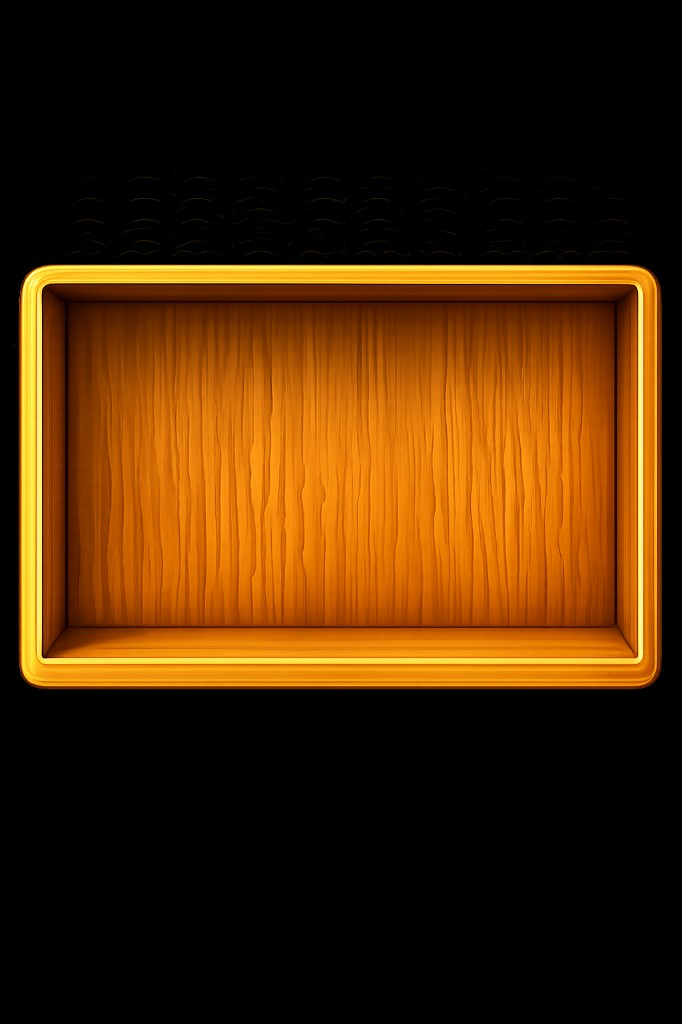
#> input picture assets/images/premium/cupboards/cell_bg.png, 682 x 1024 px, given in place of __2026__04_05_23_PM-d1060724-8bb1-4674-bfbf-145f715f1995.png, which was not available
$ python extract_cupboards.py
#> lines starting #> are read from the running program, lines starting #| are printed output that depends on the picture; after the words box and inside, x2 and y2 are one past the last pixel; in counts of white or black regions, pixels touching at a corner belong together; pictures that were not available may be replaced by others from this repository, and a replacement may not be noted
"""Extract individual cupboards from reference sheets; black/checker → transparent."""
from __future__ import annotations

from pathlib import Path

import numpy as np
from PIL import Image
from rembg import remove

ROOT = Path(__file__).resolve().parents[1]
OUT = ROOT / "assets" / "images" / "premium" / "cupboards"
OUT.mkdir(parents=True, exist_ok=True)

ASSETS = Path(
    r"C:\Users\engin\.cursor\projects\d-Playstore-shelfsortm-master\assets"
)

IMG1 = ASSETS / (
    "c__Users_engin_AppData_Roaming_Cursor_User_workspaceStorage_"
    "74e53c8cdb72892f45b6cabc4b1f3afb_images_ChatGPT_Image_Jul_30__2026__"
    "04_05_23_PM-d1060724-8bb1-4674-bfbf-145f715f1995.png"
)
IMG2 = ASSETS / (
    "c__Users_engin_AppData_Roaming_Cursor_User_workspaceStorage_"
    "74e53c8cdb72892f45b6cabc4b1f3afb_images_cupboard-"
    "9cb3f83d-dcff-44bf-abc6-fa56a6fc80ff.png"
)
IMG3 = ASSETS / (
    "c__Users_engin_AppData_Roaming_Cursor_User_workspaceStorage_"
    "74e53c8cdb72892f45b6cabc4b1f3afb_images_ChatGPT_Image_Jul_30__2026__"
    "04_07_15_PM-cbca3b4d-46f2-4fb2-b660-3903acfd3541.png"
)


def to_transparent(img: Image.Image, mode: str = "black") -> Image.Image:
    """Remove solid black or checkerboard background."""
    rgba = img.convert("RGBA")
    a = np.array(rgba)
    r, g, b = a[:, :, 0].astype(int), a[:, :, 1].astype(int), a[:, :, 2].astype(int)

    if mode == "black":
        # near-black bg
        kill = (r < 28) & (g < 28) & (b < 28)
    else:
        # checkerboard: near-white OR mid-gray squares
        kill = ((r > 210) & (g > 210) & (b > 210)) | (
            (np.abs(r - 180) < 35) & (np.abs(g - 180) < 35) & (np.abs(b - 180) < 35)
            & (np.abs(r.astype(int) - g.astype(int)) < 15)
        )
        # also pure white-ish
        kill |= (r > 230) & (g > 230) & (b > 230)

    # protect wood (warm brown)
    wood = (r > 80) & (g > 40) & (b < 160) & ((r - b) > 25)
    kill = kill & ~wood

    out = a.copy()
    out[kill, 3] = 0
    img2 = Image.fromarray(out, "RGBA")
    bbox = img2.getbbox()
    if bbox:
        img2 = img2.crop(bbox)
    return img2


def save_cupboard(img: Image.Image, name: str, rows: int, cols: int) -> None:
    # Upscale a bit for retina if small
    w, h = img.size
    if max(w, h) < 600:
        scale = 600 / max(w, h)
        img = img.resize((int(w * scale), int(h * scale)), Image.Resampling.LANCZOS)
    path = OUT / f"{name}.png"
    img.save(path, optimize=True)
    img.save(OUT / f"{name}.webp", "WEBP", quality=92)
    print(f"saved {name} {img.size} ({rows}x{cols})")


def find_blobs(mask: np.ndarray) -> list[tuple[int, int, int, int]]:
    """Return bounding boxes of connected True components."""
    from collections import deque

    h, w = mask.shape
    visited = np.zeros_like(mask, dtype=bool)
    boxes = []
    for y in range(h):
        for x in range(w):
            if not mask[y, x] or visited[y, x]:
                continue
            q = deque([(y, x)])
            visited[y, x] = True
            ys, xs = [y], [x]
            while q:
                cy, cx = q.popleft()
                for dy, dx in ((1, 0), (-1, 0), (0, 1), (0, -1)):
                    ny, nx = cy + dy, cx + dx
                    if (
                        0 <= ny < h
                        and 0 <= nx < w
                        and mask[ny, nx]
                        and not visited[ny, nx]
                    ):
                        visited[ny, nx] = True
                        q.append((ny, nx))
                        ys.append(ny)
                        xs.append(nx)
            y0, y1 = min(ys), max(ys)
            x0, x1 = min(xs), max(xs)
            area = (y1 - y0 + 1) * (x1 - x0 + 1)
            if area > 2000:
                boxes.append((x0, y0, x1 + 1, y1 + 1))
    boxes.sort(key=lambda b: (b[1], b[0]))
    return boxes


def wood_mask(arr: np.ndarray) -> np.ndarray:
    r, g, b = arr[:, :, 0].astype(int), arr[:, :, 1].astype(int), arr[:, :, 2].astype(int)
    return (r > 70) & (g > 35) & ((r - b) > 20) & (r > g - 10)


def extract_auto(path: Path, mode: str, names: list[tuple[str, int, int]]) -> None:
    im = Image.open(path).convert("RGBA")
    arr = np.array(im)
    mask = wood_mask(arr)
    # dilate a bit
    from PIL import ImageFilter

    mimg = Image.fromarray((mask * 255).astype(np.uint8)).filter(
        ImageFilter.MaxFilter(5)
    )
    mask = np.array(mimg) > 128
    boxes = find_blobs(mask)
    print(f"{path.name}: found {len(boxes)} blobs, expect {len(names)}")
    # Match by area descending to assign large/small
    boxes_by_area = sorted(
        boxes, key=lambda b: (b[2] - b[0]) * (b[3] - b[1]), reverse=True
    )
    # Assign names by expected relative size order in names list (already sized)
    # Sort names by rows*cols descending to match boxes_by_area
    named = sorted(names, key=lambda n: n[1] * n[2], reverse=True)
    for box, (name, rows, cols) in zip(boxes_by_area, named):
        pad = 4
        x0, y0, x1, y1 = box
        crop = im.crop(
            (
                max(0, x0 - pad),
                max(0, y0 - pad),
                min(im.width, x1 + pad),
                min(im.height, y1 + pad),
            )
        )
        cut = to_transparent(crop, mode=mode)
        # If still messy, rembg
        a = np.array(cut)
        if (a[:, :, 3] > 10).mean() > 0.95:
            cut = remove(crop.convert("RGBA"))
            cut = to_transparent(cut, mode=mode)
            bbox = cut.getbbox()
            if bbox:
                cut = cut.crop(bbox)
        save_cupboard(cut, name, rows, cols)


def extract_manual(
    path: Path,
    crops: list[tuple[str, int, int, tuple[float, float, float, float]]],
    mode: str,
) -> None:
    """crops: name, rows, cols, (left, top, right, bottom) as fractions 0-1."""
    im = Image.open(path).convert("RGBA")
    w, h = im.size
    for name, rows, cols, (l, t, r, b) in crops:
        crop = im.crop((int(l * w), int(t * h), int(r * w), int(b * h)))
        cut = to_transparent(crop, mode=mode)
        bbox = cut.getbbox()
        if bbox:
            cut = cut.crop(bbox)
        # If alpha almost full, try rembg
        if (np.array(cut)[:, :, 3] > 10).mean() > 0.92:
            cut = remove(crop)
            bbox = cut.getbbox()
            if bbox:
                cut = cut.crop(bbox)
        save_cupboard(cut, name, rows, cols)


def main() -> None:
    # Image 1: black bg — small 1x2 top, large 5x3 bottom
    extract_manual(
        IMG1,
        [
            ("cupboard_1x2_a", 1, 2, (0.18, 0.02, 0.82, 0.28)),
            ("cupboard_5x3", 5, 3, (0.12, 0.30, 0.88, 0.98)),
        ],
        mode="black",
    )
#> the loop in extract_manual, `for name, rows, cols, (l, t, r, b) in crops:` made 2 passes
#> pass 1, in to_transparent, `r, g, b = a[:, :, 0].astype(int), a[:, :, 1].astype(int), a[:, :, 2].a..`:
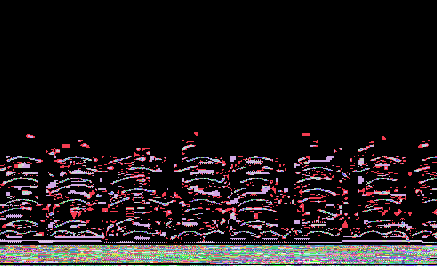
#> b: shape (266, 437) int64; 110 distinct labels, from 0 to 110; one colour per label, 0 black
#> after the loop in extract_manual, `for name, rows, cols, (l, t, r, b) in crops:`:
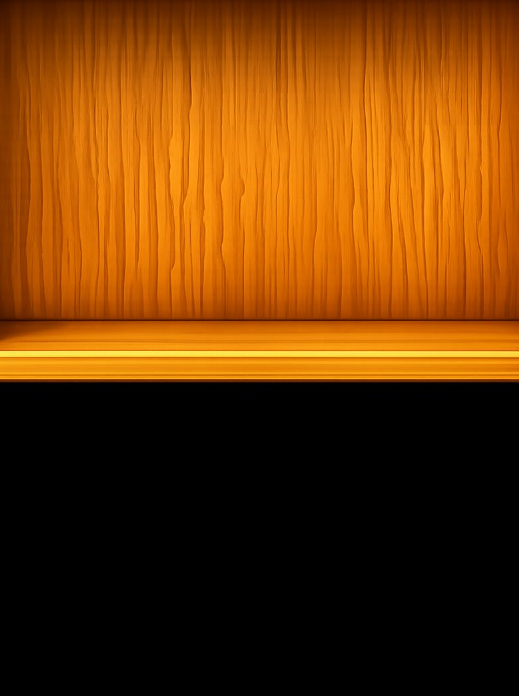
#> crop: PIL image 519x696 RGBA; mean R, G, B, A 107.7, 55.4, 3.7, 255
#> after the loop in extract_manual, `for name, rows, cols, (l, t, r, b) in crops:`:
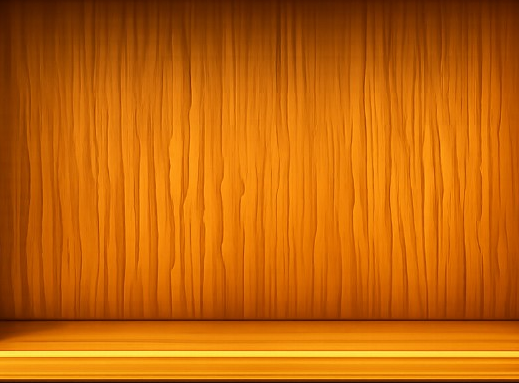
#> cut: PIL image 519x383 RGBA; mean R, G, B, A 195.7, 100.7, 6.8, 255
#> (the call stopped at in extract_manual, `cut = remove(crop)`: rembg is not available in this run)

    # Image 2: black bg — full 4x7
    extract_manual(
        IMG2,
        [
            ("cupboard_7x4", 7, 4, (0.05, 0.02, 0.95, 0.98)),
        ],
        mode="black",
    )
#> call 2 of extract_manual, with mode = 'black'
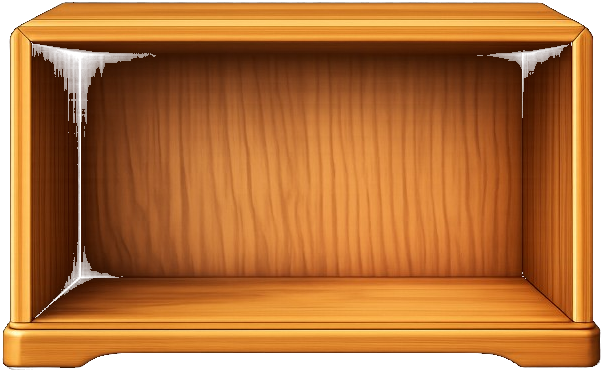
#> input picture assets/images/premium/cupboards/cubby_unit.png, 603 x 372 px, given in place of afb_images_cupboard-9cb3f83d-dcff-44bf-abc6-fa56a6fc80ff.png, which was not available
#> in extract_manual, im is the input picture: PIL image 603x372 RGBA; mean R, G, B, A 157.9, 92, 37, 230
#> the loop in extract_manual, `for name, rows, cols, (l, t, r, b) in crops:` made 1 pass
#> pass 1, in to_transparent (call 3), `r, g, b = a[:, :, 0].astype(int), a[:, :, 1].astype(int), a[:, :, 2].a..`:
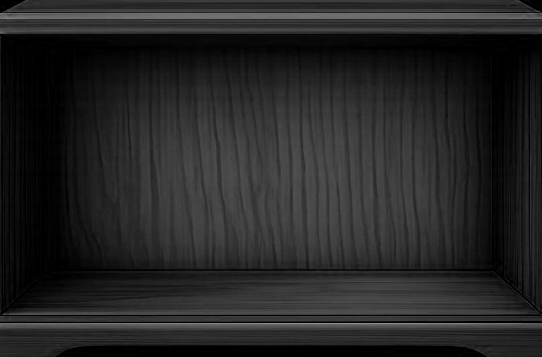
#> b: shape (357, 542) int64; min 0, max 145, mean 37.2
#> (the call stopped at in extract_manual, `cut = remove(crop)`: rembg is not available in this run)

    # Image 3: checkerboard — 1x2, 2x3, 8x4
    # Probe size first
    im3 = Image.open(IMG3)
    print("img3 size", im3.size)
#| img3 size (603, 372)
    extract_auto(
        IMG3,
        mode="checker",
        names=[
            ("cupboard_1x2", 1, 2),
            ("cupboard_2x3", 2, 3),
            ("cupboard_8x4", 8, 4),
        ],
    )
#> in wood_mask, `return (r > 70) & (g > 35) & ((r - b) > 20) & (r > g - 10)`:
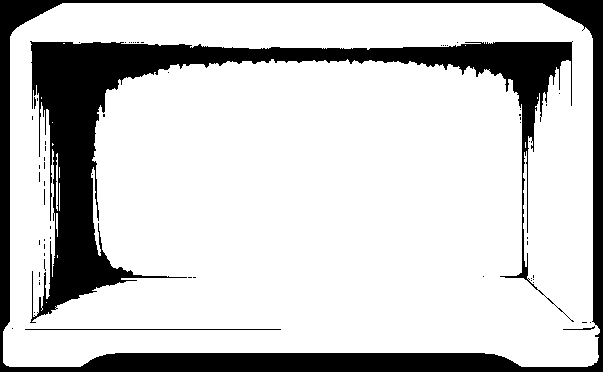
#> returned value: shape (372, 603) bool; 79.6% white; 62 black regions (58 under 20 px), largest, box (x1, y1, x2, y2) and area: (30, 41, 574, 323) 26246, (0, 0, 603, 372) 18928, (25, 329, 281, 330) 256, (563, 326, 595, 330) 43
#> in extract_auto, `mimg = Image.fromarray((mask * 255).astype(np.uint8)).filter( ImageFil..`: mimg: PIL image 603x372 L; 84.4% white; 3 black regions (1 under 20 px), largest, box (x1, y1, x2, y2) and area: (33, 44, 570, 312) 19938, (0, 0, 603, 372) 14994
#> in extract_auto, `boxes = find_blobs(mask)`: boxes = [(1, 1, 602, 369)]
#| c__Users_engin_AppData_Roaming_Cursor_User_workspaceStorage_74e53c8cdb72892f45b6cabc4b1f3afb_images_ChatGPT_Image_Jul_30__2026__04_07_15_PM-cbca3b4d-46f2-4fb2-b660-3903acfd3541.png: found 1 blobs, expect 3
#> the loop in extract_auto, `for box, (name, rows, cols) in zip(boxes_by_area, named):` made 1 pass
#> (rows, cols, pad, x0, y0, x1, y1) on pass 1: (8, 4, 4, 1, 1, 602, 369)
#| saved cupboard_8x4 (600, 368) (8x4)
#> pass 1, in to_transparent (call 4), `img2 = img2.crop(bbox)`:
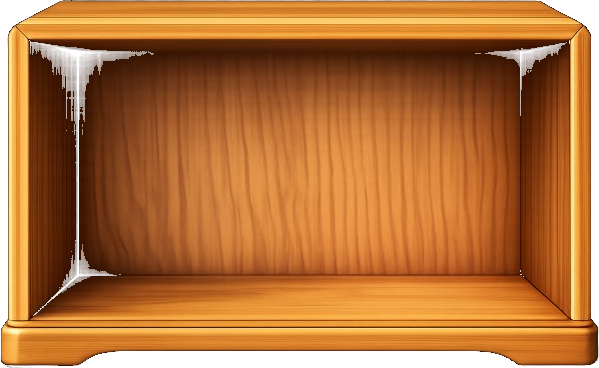
#> img2: PIL image 599x368 RGBA; mean R, G, B, A 160.6, 93.6, 37.6, 234; transparent parts drawn white

    print("done ->", OUT)


if __name__ == "__main__":
    main()
